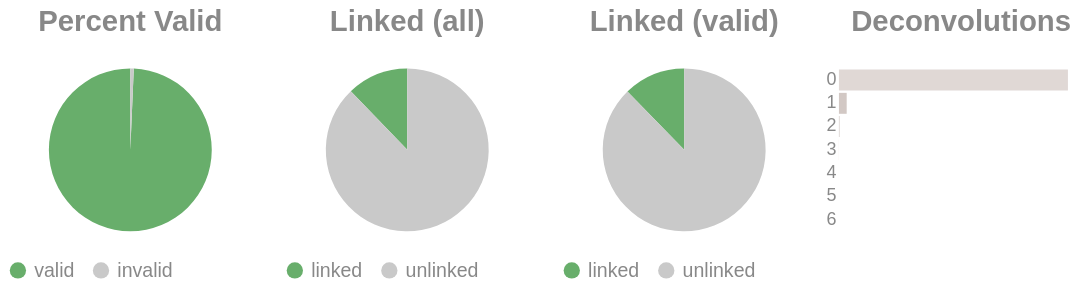

Source (notebook cell):
### Code cell
if SKIPLR:
    pass
else:
    clash = Counter()
    for i in valids['molecule'].to_list():
        _mol = i.split("-")
        if len(_mol) == 1:
            clash.update('0')
        else:
            clash.update(_mol[-1])

    _d = {"deconvolutions": [], 'count': []}
    for k,v in clash.items():
        _d['deconvolutions'].append(k)
        _d['count'].append(v)

    tot_valid = valids['reads'].sum()
    mask = valids['reads'] >= 2
    n_linked_reads = valids.filter(mask)['reads'].sum()
    if n_linked_reads == 0:
        print_html("No linked molecules (>=2 reads) were detected; skipping linked-only distributions.")
        SKIPLR = True
    else:
        perc_valid = round(tot_valid / n_reads, 4)
        linked_perc_abs = round(n_linked_reads / n_reads, 4)
        linked_perc = round(n_linked_reads / tot_valid, 4)

    _valid = pl.DataFrame({"valids": ['valid', 'invalid'], "count": [tot_valid, n_reads - tot_valid]})
    _linked_abs = pl.DataFrame({"linked (absolute)": ['linked', 'unlinked'], "count": [n_linked_reads, n_reads - n_linked_reads]})
    _linked_rel = pl.DataFrame({"linked (valids)": ['linked', 'unlinked'], "count": [n_linked_reads, tot_valid - n_linked_reads]})

    (
        alt.hconcat(
            piechart(_valid, goodval = 'valid', title = "Percent Valid"),
            piechart(_linked_abs, goodval = "linked", title =  "Linked (all)"),
            piechart(_linked_rel, goodval = "linked", title =  "Linked (valid)"),
            convolutionbar(pl.DataFrame(_d), title = "Deconvolutions"),
            center = True,
            bounds = 'flush'
        )
        .resolve_scale(color='independent')
        .resolve_legend('independent')
        .properties(usermeta={'embedOptions': {"actions": False}})
    ).display()

### Figure 1 — Vega-Lite specification as saved in the notebook (floating-point values rounded to 4 significant figures)
{"width": "container", "height": 400, "config": {"title": {"anchor": "start", "dy": -15, "fontSize": 18, "color": "#888888", "subtitleColor": "#888888", "subtitleFontSize": 14}, "arc": {"fill": "#0072B2"}, "axis": {"domainColor": "#888888", "domainWidth": 0.5, "gridWidth": 0.2, "grid": false, "titleFontWeight": 400, "titleFontSize": 15, "labelFontSize": 11, "labelColor": "#888888", "tickColor": "#888888", "tickWidth": 0.2, "titleColor": "#888888"}, "axisBand": {"grid": false}, "axisX": {"grid": true, "tickSize": 10, "domainCap": "round"}, "axisY": {"domain": false, "grid": true, "tickSize": 0, "domainCap": "round"}, "background": "transparent", "header": {"labelFontSize": 15, "labelColor": "#888888", "titleFontSize": 15, "titleFontWeight": 600, "titleColor": "#888888"}, "legend": {"labelFont": "sans-serif", "labelFontSize": 12, "labelColor": "#888888", "symbolSize": 100, "symbolType": "circle", "titleFontSize": 12, "titlePadding": 10, "titleColor": "#888888", "title": null}, "range": {"category": ["#E69F00", "#56B4E9", "#009E73", "#F0E442", "#0072B2", "#D55E00", "#CC79A7", "#000000"], "diverging": ["#cfe8f3", "#a2d4ec", "#73bfe2", "#46abdb", "#1696d2", "#12719e"]}, "area": {"fill": "#0072B2", "fillOpacity": 0.7, "line": true, "strokeOpacity": 0.7}, "line": {"color": "#0072B2", "stroke": "#0072B2", "strokeWidth": 2}, "trail": {"color": "#0072B2", "stroke": "#0072B2", "strokeWidth": 0, "size": 1}, "point": {"filled": true, "fillOpacity": 1.0, "size": 95}, "text": {"color": "#888888", "fontSize": 11, "align": "right", "fontWeight": 400, "size": 11}, "bar": {"fill": "#0072B2", "stroke": null}, "view": {"stroke": null, "continuousWidth": 660, "continuousHeight": 400}}, "hconcat": [{"data": {"name": "data-1c66d20fbd8227a726048439dd1b7da5"}, "mark": {"type": "arc"}, "encoding": {"color": {"field": "valids", "legend": {"orient": "bottom", "title": null}, "scale": {"domain": ["valid", "invalid"], "range": ["#68ae6b", "#C9C9C9"]}, "title": "Valids", "type": "nominal"}, "theta": {"field": "count", "type": "quantitative"}, "tooltip": [{"field": "valids", "title": "Valids", "type": "ordinal"}, {"field": "percent", "format": ".2%", "title": "Percent", "type": "quantitative"}, {"field": "count", "title": "Count", "type": "quantitative"}]}, "height": 100, "title": {"text": "Percent Valid", "align": "center", "anchor": "middle"}, "transform": [{"calculate": "datum.count / 4709909", "as": "percent"}], "width": 150}, {"data": {"name": "data-555424004d1cbd2014d18c37ee825320"}, "mark": {"type": "arc"}, "encoding": {"color": {"field": "linked (absolute)", "legend": {"orient": "bottom", "title": null}, "scale": {"domain": ["linked", "unlinked"], "range": ["#68ae6b", "#C9C9C9"]}, "title": "Linked (Absolute)", "type": "nominal"}, "theta": {"field": "count", "type": "quantitative"}, "tooltip": [{"field": "linked (absolute)", "title": "Linked (Absolute)", "type": "ordinal"}, {"field": "percent", "format": ".2%", "title": "Percent", "type": "quantitative"}, {"field": "count", "title": "Count", "type": "quantitative"}]}, "height": 100, "title": {"text": "Linked (all)", "align": "center", "anchor": "middle"}, "transform": [{"calculate": "datum.count / 4709909", "as": "percent"}], "width": 150}, {"data": {"name": "data-4981d8fd91ed392bc714c213d1ee3ba2"}, "mark": {"type": "arc"}, "encoding": {"color": {"field": "linked (valids)", "legend": {"orient": "bottom", "title": null}, "scale": {"domain": ["linked", "unlinked"], "range": ["#68ae6b", "#C9C9C9"]}, "title": "Linked (Valids)", "type": "nominal"}, "theta": {"field": "count", "type": "quantitative"}, "tooltip": [{"field": "linked (valids)", "title": "Linked (Valids)", "type": "ordinal"}, {"field": "percent", "format": ".2%", "title": "Percent", "type": "quantitative"}, {"field": "count", "title": "Count", "type": "quantitative"}]}, "height": 100, "title": {"text": "Linked (valid)", "align": "center", "anchor": "middle"}, "transform": [{"calculate": "datum.count / 4677978", "as": "percent"}], "width": 150}, {"data": {"name": "data-f09decda08d410f891742a528120ed60"}, "mark": {"type": "bar"}, "encoding": {"color": {"field": "deconvolutions", "legend": null, "scale": {"scheme": "lightgreyred"}, "type": "nominal"}, "tooltip": [{"field": "deconvolutions", "title": "Deconvolutions", "type": "ordinal"}, {"field": "percent", "format": ".2%", "title": "Percent", "type": "quantitative"}, {"field": "count", "title": "Count", "type": "quantitative"}], "x": {"axis": null, "field": "count", "type": "quantitative"}, "y": {"field": "deconvolutions", "sort": "ascending", "title": null, "type": "nominal"}}, "height": 100, "title": {"text": "Deconvolutions", "align": "center", "anchor": "middle"}, "transform": [{"calculate": "datum.count / 4369604", "as": "percent"}], "width": 150}], "bounds": "flush", "center": true, "resolve": {"legend": {"angle": "independent"}, "scale": {"color": "independent"}}, "usermeta": {"embedOptions": {"actions": false}}, "$schema": "https://vega.github.io/schema/vega-lite/v6.1.0.json", "datasets": {"data-1c66d20fbd8227a726048439dd1b7da5": [{"valids": "valid", "count": 4677978}, {"valids": "invalid", "count": 31931}], "data-555424004d1cbd2014d18c37ee825320": [{"linked (absolute)": "linked", "count": 573920}, {"linked (absolute)": "unlinked", "count": 4135989}], "data-4981d8fd91ed392bc714c213d1ee3ba2": [{"linked (valids)": "linked", "count": 573920}, {"linked (valids)": "unlinked", "count": 4104058}], "data-f09decda08d410f891742a528120ed60": [{"deconvolutions": "0", "count": 4217189}, {"deconvolutions": "1", "count": 142706}, {"deconvolutions": "2", "count": 8845}, {"deconvolutions": "3", "count": 767}, {"deconvolutions": "4", "count": 84}, {"deconvolutions": "5", "count": 11}, {"deconvolutions": "6", "count": 2}]}}
